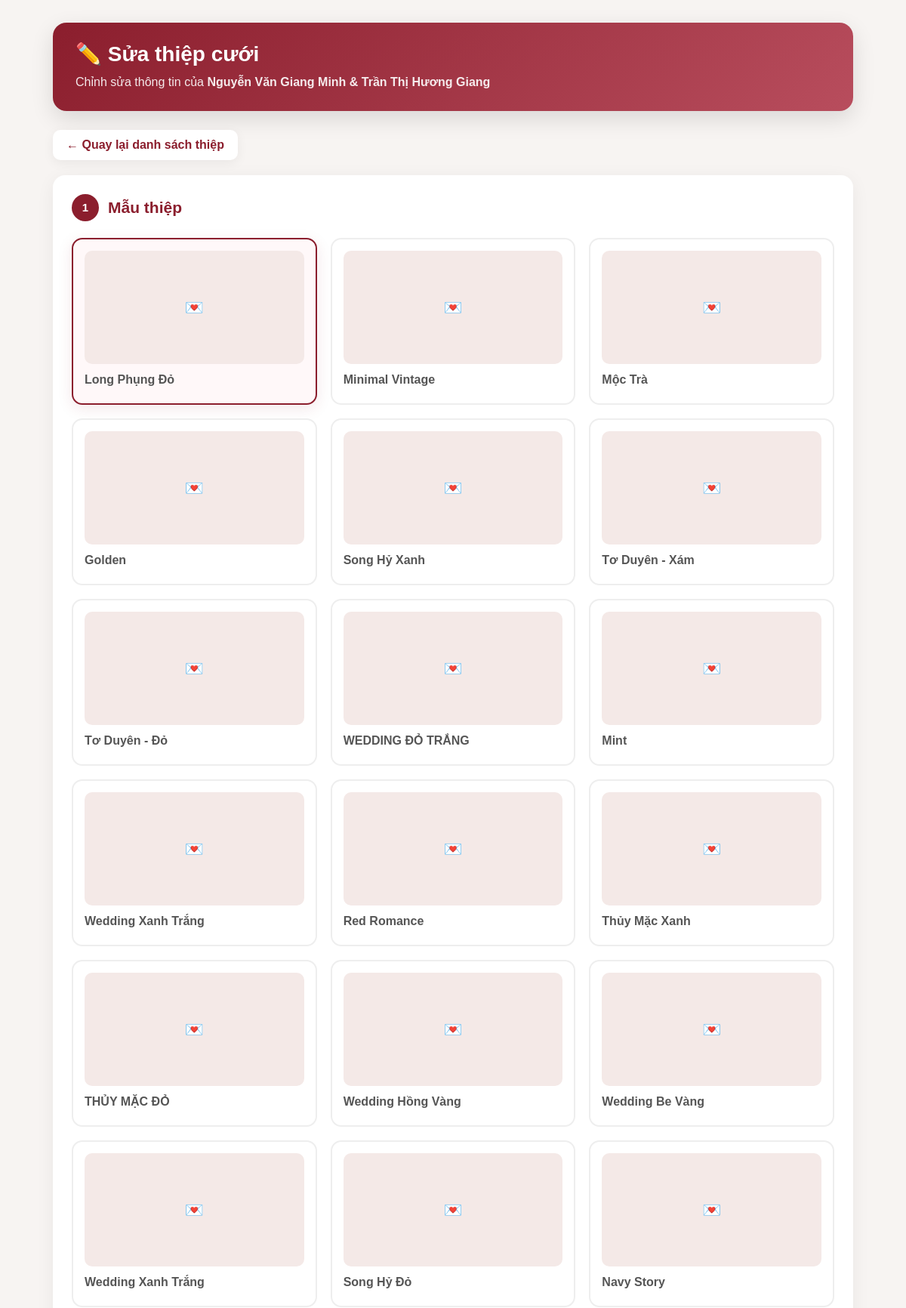
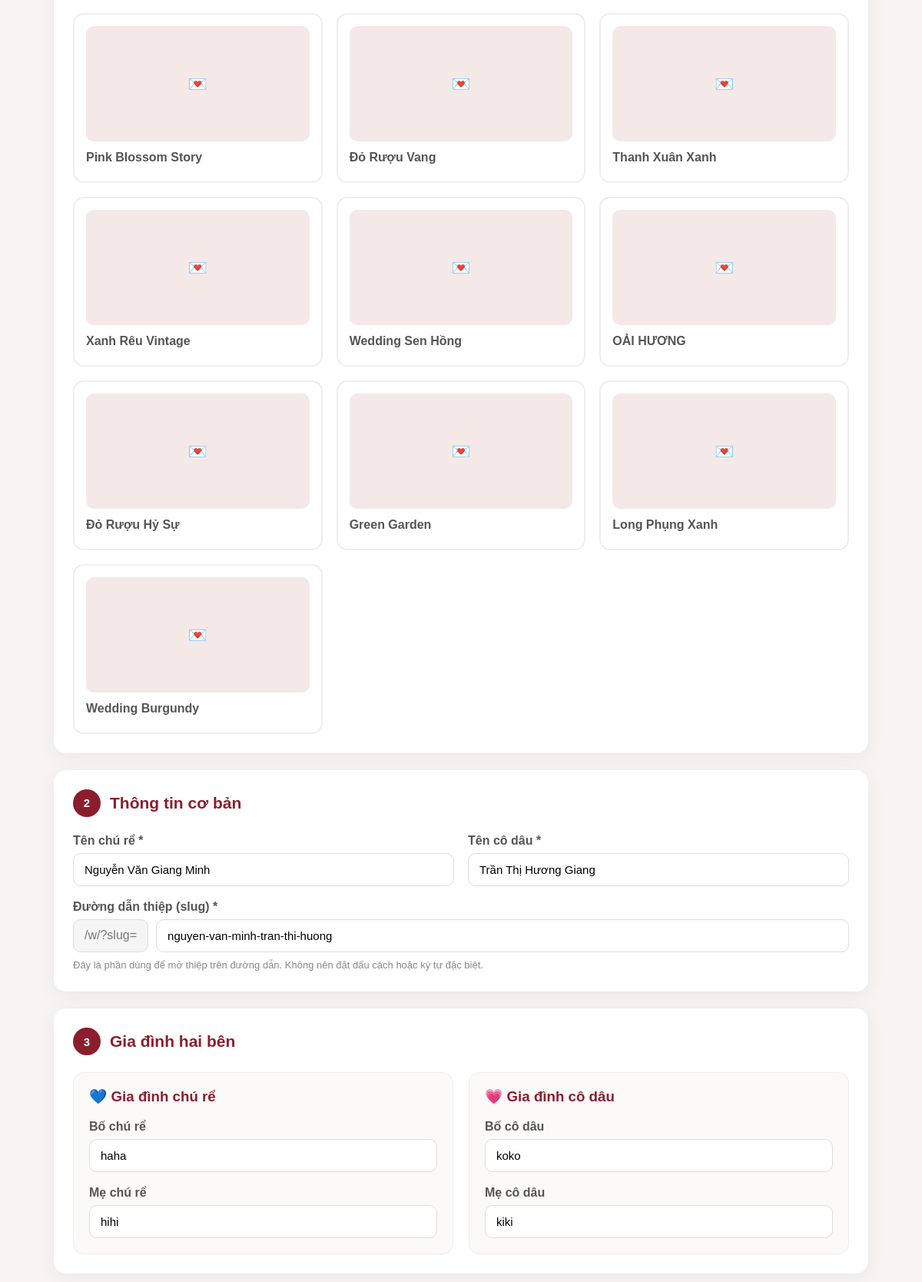
Screenshot of /admin/weddings/edit.php?id=1 (signed in, upper part) with the database file from the repository (2 pictures, top to bottom).
### tables this page shows
CREATE TABLE `weddings` (
  `id` int(11) NOT NULL AUTO_INCREMENT,
  `user_id` int(11) NOT NULL DEFAULT 1,
  `template_id` int(11) NOT NULL,
  `slug` varchar(255) NOT NULL,
  `edit_token` varchar(64) DEFAULT NULL,
  `groom_name` varchar(255) NOT NULL,
  `bride_name` varchar(255) NOT NULL,
  `wedding_date` date DEFAULT NULL,
  `wedding_time` time DEFAULT NULL,
  `venue` varchar(500) DEFAULT NULL,
  `address` varchar(500) DEFAULT NULL,
  `story` text DEFAULT NULL,
  `background_image` varchar(500) DEFAULT NULL,
  `story_image` varchar(255) DEFAULT NULL,
  `music` varchar(500) DEFAULT NULL,
  `status` tinyint(1) DEFAULT 0,
  `created_at` timestamp NOT NULL DEFAULT current_timestamp(),
  `updated_at` timestamp NOT NULL DEFAULT current_timestamp() ON UPDATE current_timestamp(),
  `groom_photo` varchar(255) DEFAULT NULL,
  `bride_photo` varchar(255) DEFAULT NULL,
  PRIMARY KEY (`id`),
  UNIQUE KEY `slug` (`slug`),
  UNIQUE KEY `edit_token` (`edit_token`),
  KEY `fk_weddings_template` (`template_id`),
  KEY `fk_weddings_user` (`user_id`),
  CONSTRAINT `fk_weddings_template` FOREIGN KEY (`template_id`) REFERENCES `templates` (`id`) ON UPDATE CASCADE,
  CONSTRAINT `fk_weddings_user` FOREIGN KEY (`user_id`) REFERENCES `users` (`id`) ON DELETE CASCADE
);

CREATE TABLE `templates` (
  `id` int(11) NOT NULL AUTO_INCREMENT,
  `name` varchar(255) NOT NULL,
  `folder` varchar(255) NOT NULL,
  `thumbnail` varchar(255) DEFAULT NULL,
  `description` text DEFAULT NULL,
  `status` tinyint(1) DEFAULT 1,
  `created_at` timestamp NOT NULL DEFAULT current_timestamp(),
  PRIMARY KEY (`id`)
);

CREATE TABLE `wedding_parents` (
  `id` int(11) NOT NULL AUTO_INCREMENT,
  `wedding_id` int(11) NOT NULL,
  `side` varchar(20) NOT NULL,
  `parent_role` varchar(20) NOT NULL,
  `parent_name` varchar(255) NOT NULL,
  `created_at` timestamp NOT NULL DEFAULT current_timestamp(),
  PRIMARY KEY (`id`),
  KEY `idx_wedding_id` (`wedding_id`),
  CONSTRAINT `fk_wedding_parents_wedding` FOREIGN KEY (`wedding_id`) REFERENCES `weddings` (`id`) ON DELETE CASCADE ON UPDATE CASCADE
);

### admin/weddings/edit.php (the view, shortened to what this page needs)
<?php
require_once __DIR__ . '/../../config/database.php';
$id = isset($_GET['id']) ? (int) $_GET['id'] : 0;
$stmt = $pdo->prepare("
    SELECT *
    FROM weddings
    WHERE id = :id
    LIMIT 1
");
$stmt->execute([
    'id' => $id
]);
$wedding = $stmt->fetch(PDO::FETCH_ASSOC);
$templateStmt = $pdo->query("
    SELECT *
    FROM templates
    ORDER BY id ASC
");
$templates = $templateStmt->fetchAll(PDO::FETCH_ASSOC);
$slug = $wedding['slug'] ?? '';
$groomName = $wedding['groom_name'] ?? '';
$brideName = $wedding['bride_name'] ?? '';
$parentsStmt = $pdo->prepare("
    SELECT *
    FROM wedding_parents
    WHERE wedding_id = :wedding_id
    ORDER BY id ASC
");
$parentsStmt->execute([
    'wedding_id' => $id
]);
$parents = $parentsStmt->fetchAll(PDO::FETCH_ASSOC);
function e($value)
{
    return htmlspecialchars(
        (string) $value,
        ENT_QUOTES,
        'UTF-8'
    );
}
?>
<!DOCTYPE html>
<html lang="vi">
<head>
</head>
<body>
<div class="page">
    <div class="top-header">
        <h1>
            ✏️ Sửa thiệp cưới
        </h1>
        <p>
            Chỉnh sửa thông tin của
            <strong>
                <?= e($groomName) ?>
                &
                <?= e($brideName) ?>
            </strong>
        </p>
    </div>
    <div class="back-area">
        <a
            href="index.php"
            class="back-button"
        >
            ← Quay lại danh sách thiệp
        </a>
    </div>
    <form
        method="POST"
        enctype="multipart/form-data"
        id="editWeddingForm"
    >
        <section class="card">
            <div class="card-title">
                <div class="number">
                    1
                </div>
                <h2>
                    Mẫu thiệp
                </h2>
            </div>
            <div class="template-grid">
                <?php foreach ($templates as $template): ?>
                    <div class="template-option">
                        <label
                            class="template-label"
                            for="template_<?= (int) $template['id'] ?>"
                        >
                            <div class="template-preview">
                                <?php
                                if (
                                    isset($template['preview_image'])
                                    &&
                                    $template['preview_image']
                                ):
                                ?>
                                    <img
                                        src="<?= e($template['preview_image']) ?>"
                                        alt="<?= e($template['name'] ?? 'Template') ?>"
                                    >
                                <?php else: ?>
                                    💌
                                <?php endif; ?>
                            </div>
                            <div class="template-name">
                                <?= e(
                                    $template['name']
                                    ?? 'Template #' . $template['id']
                                ) ?>
                            </div>
                        </label>
                    </div>
                <?php endforeach; ?>
            </div>
        </section>
        <section class="card">
            <div class="card-title">
                <div class="number">
                    2
                </div>
                <h2>
                    Thông tin cơ bản
                </h2>
            </div>
            <div class="grid-2">
                <div class="form-group">
                    <label>
                        Tên chú rể *
                    </label>
                    <input
                        type="text"
                        name="groom_name"
                        value="<?= e($groomName) ?>"
                        placeholder="Nhập tên chú rể"
                        required
                    >
                </div>
                <div class="form-group">
                    <label>
                        Tên cô dâu *
                    </label>
                    <input
                        type="text"
                        name="bride_name"
                        value="<?= e($brideName) ?>"
                        placeholder="Nhập tên cô dâu"
                        required
                    >
                </div>
            </div>
            <div class="form-group">
                <label>
                    Đường dẫn thiệp (slug) *
                </label>
                <div class="slug-row">
                    <div class="slug-prefix">
                        /w/?slug=
                    </div>
                    <input
                        type="text"
                        name="slug"
                        value="<?= e($slug) ?>"
                        placeholder="nguyen-nam-ngoc-anh"
                        required
                    >
                </div>
                <div class="note">
                    Đây là phần dùng để mở thiệp trên đường dẫn.
                    Không nên đặt dấu cách hoặc ký tự đặc biệt.
                </div>
            </div>
        </section>
        <section class="card">
            <div class="card-title">
                <div class="number">
                    3
                </div>
                <h2>
                    Gia đình hai bên
                </h2>
            </div>
            <div class="family-grid">
                <div class="family-box">
                    <h3>
                        💙 Gia đình chú rể
                    </h3>
                    <?php
                    $groomParents = [];
                    $brideParents = [];
                    foreach ($parents as $parent) {
                        $side =
                            strtolower(
                                trim(
                                    $parent['side']
                                    ?? $parent['family_side']
                                    ?? ''
                                )
                            );
                        if (
                            $side === 'groom'
                            ||
                            $side === 'chu_re'
                            ||
                            $side === 'chú rể'
                        ) {
                            $groomParents[] =
                                $parent;
                        } elseif (
                            $side === 'bride'
                            ||
                            $side === 'co_dau'
                            ||
                            $side === 'cô dâu'
                        ) {
                            $brideParents[] =
                                $parent;
                        }
                    }
                    $groomFather = '';
                    $groomMother = '';
                    $brideFather = '';
                    $brideMother = '';
                    foreach ($groomParents as $parent) {
                        $role =
                            strtolower(
                                trim(
                                    $parent['role']
                                    ?? $parent['parent_role']
                                    ?? ''
                                )
                            );
                        $name =
                            $parent['name']
                            ?? $parent['parent_name']
                            ?? '';
                        if (
                            strpos($role, 'father') !== false
                            ||
                            strpos($role, 'cha') !== false
                            ||
                            strpos($role, 'bố') !== false
                        ) {
                            $groomFather = $name;
                        } elseif (
                            strpos($role, 'mother') !== false
                            ||
                            strpos($role, 'me') !== false
                            ||
                            strpos($role, 'mẹ') !== false
                        ) {
                            $groomMother = $name;
                        }
                    }
                    foreach ($brideParents as $parent) {
                        $role =
                            strtolower(
                                trim(
                                    $parent['role']
                                    ?? $parent['parent_role']
                                    ?? ''
                                )
                            );
                        $name =
                            $parent['name']
                            ?? $parent['parent_name']
                            ?? '';
                        if (
                            strpos($role, 'father') !== false
                            ||
                            strpos($role, 'cha') !== false
                            ||
                            strpos($role, 'bố') !== false
                        ) {
                            $brideFather = $name;
                        } elseif (
                            strpos($role, 'mother') !== false
                            ||
                            strpos($role, 'me') !== false
                            ||
                            strpos($role, 'mẹ') !== false
                        ) {
                            $brideMother = $name;
                        }
                    }
                    ?>
                    <div class="form-group">
                        <label>
                            Bố chú rể
                        </label>
                        <input
                            type="text"
                            name="groom_father"
                            value="<?= e($groomFather) ?>"
                            placeholder="Họ tên bố chú rể"
                        >
                    </div>
                    <div class="form-group">
                        <label>
                            Mẹ chú rể
                        </label>
                        <input
                            type="text"
                            name="groom_mother"
                            value="<?= e($groomMother) ?>"
                            placeholder="Họ tên mẹ chú rể"
                        >
                    </div>
                </div>
                <div class="family-box">
                    <h3>
                        💗 Gia đình cô dâu
                    </h3>
                    <div class="form-group">
                        <label>
                            Bố cô dâu
                        </label>
                        <input
                            type="text"
                            name="bride_father"
                            value="<?= e($brideFather) ?>"
                            placeholder="Họ tên bố cô dâu"
                        >
                    </div>
                    <div class="form-group">
                        <label>
                            Mẹ cô dâu
                        </label>
                        <input
                            type="text"
                            name="bride_mother"
                            value="<?= e($brideMother) ?>"
                            placeholder="Họ tên mẹ cô dâu"
                        >
                    </div>
                </div>
            </div>
        </section>
    </form>
</div>
</body>
</html>

### admin/weddings/edit.php (style rules this page uses)
* { box-sizing: border-box; }
body { margin: 0; font-family: Arial, Helvetica, sans-serif; background: #f7f4f2; color: #333; }
.page { max-width: 1100px; margin: 0 auto; padding: 30px 20px 60px; }
.top-header { background: linear-gradient( 135deg, #8b1e2d, #b84d5d ); color: #fff; padding: 25px 30px; border-radius: 18px; margin-bottom: 25px; box-shadow: 0 10px 30px rgba(0,0,0,.12); }
.top-header h1 { margin: 0 0 8px; font-size: 28px; }
.top-header p { margin: 0; opacity: .9; line-height: 1.6; }
.back-area { margin-bottom: 20px; }
.back-button { display: inline-flex; align-items: center; gap: 7px; padding: 11px 18px; border-radius: 10px; background: #fff; color: #8b1e2d; text-decoration: none; font-weight: 700; box-shadow: 0 4px 15px rgba(0,0,0,.06); transition: .2s; }
.card { background: #fff; border-radius: 16px; padding: 25px; margin-bottom: 22px; box-shadow: 0 5px 25px rgba(0,0,0,.06); }
.card-title { display: flex; align-items: center; gap: 12px; margin-bottom: 22px; }
.card-title h2 { margin: 0; font-size: 21px; color: #8b1e2d; }
.number { width: 36px; height: 36px; min-width: 36px; display: flex; align-items: center; justify-content: center; background: #8b1e2d; color: #fff; border-radius: 50%; font-size: 15px; font-weight: 700; }
.form-group { margin-bottom: 18px; }
.form-group:last-child { margin-bottom: 0; }
label { display: block; margin-bottom: 7px; font-weight: 700; color: #555; }
input, textarea, select { width: 100%; padding: 12px 14px; border: 1px solid #ddd; border-radius: 10px; font-size: 15px; font-family: inherit; background: #fff; outline: none; transition: .2s; }
.grid-2 { display: grid; grid-template-columns: repeat(2, minmax(0, 1fr)); gap: 18px; }
.note { margin-top: 7px; font-size: 13px; color: #888; line-height: 1.5; }
.slug-row { display: flex; align-items: stretch; gap: 10px; }
.slug-row input { flex: 1; }
.slug-prefix { display: flex; align-items: center; padding: 0 14px; background: #f5f5f5; border: 1px solid #ddd; border-radius: 10px; color: #777; white-space: nowrap; }
.template-grid { display: grid; grid-template-columns: repeat(3, minmax(0, 1fr)); gap: 18px; }
.template-option { position: relative; }
.template-label { display: block; border: 2px solid #eee; border-radius: 14px; padding: 15px; cursor: pointer; transition: .2s; height: 100%; }
.template-option input:checked + .template-label { border-color: #8b1e2d; background: #fff8f9; box-shadow: 0 5px 20px rgba(139,30,45,.1); }
.template-preview { height: 150px; background: #f4e9e7; border-radius: 10px; display: flex; align-items: center; justify-content: center; margin-bottom: 12px; color: #8b1e2d; font-size: 20px; font-weight: 700; overflow: hidden; }
.template-name { font-weight: 700; color: #555; }
.family-grid { display: grid; grid-template-columns: repeat(2, minmax(0, 1fr)); gap: 20px; }
.family-box { background: #fcfaf9; border: 1px solid #eee; border-radius: 14px; padding: 20px; }
.family-box h3 { margin-top: 0; color: #8b1e2d; }

### rows the page displays
weddings: groom_name "Nguyễn Văn Giang Minh", bride_name "Trần Thị Hương Giang", slug "nguyen-van-minh-tran-thi-huong"
templates: name "Long Phụng Đỏ"
templates: name "Minimal Vintage"
templates: name "Mộc Trà"
templates: name "Golden"
templates: name "Song Hỷ Xanh"
templates: name "Tơ Duyên - Xám"
templates: name "Tơ Duyên - Đỏ"
templates: name "WEDDING ĐỎ TRẮNG"
templates: name "Mint"
templates: name "Wedding Xanh Trắng"
templates: name "Red Romance"
templates: name "Thủy Mặc Xanh"
templates: name "THỦY MẶC ĐỎ"
templates: name "Wedding Hồng Vàng"
templates: name "Wedding Be Vàng"
templates: name "Wedding Xanh Trắng"
templates: name "Song Hỷ Đỏ"
templates: name "Navy Story"
templates: name "Pink Blossom Story"
templates: name "Đỏ Rượu Vang"
templates: name "Thanh Xuân Xanh"
templates: name "Xanh Rêu Vintage"
templates: name "Wedding Sen Hồng"
templates: name "OẢI HƯƠNG"
templates: name "Đỏ Rượu Hỷ Sự"
templates: name "Green Garden"
templates: name "Long Phụng Xanh"
templates: name "Wedding Burgundy"
wedding_parents: groom_father "haha"
wedding_parents: groom_mother "hihi"
wedding_parents: bride_father "koko"
wedding_parents: bride_mother "kiki"
